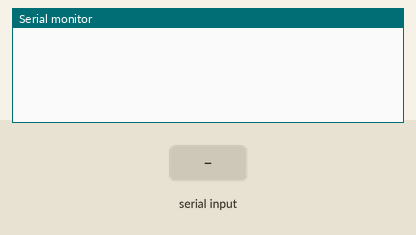
Recording of a program running on a simulated Arduino Uno, built for the host (arithmetic inside an expression is 32-bit, double 64-bit). Shown: the last lines printed to the serial monitor. The test bench sets the inputs (shaded band). EEPROM starts erased.

Above: at 1.2 s.
1.3 s: "SSID\n" received over Serial
At 1.8 s:
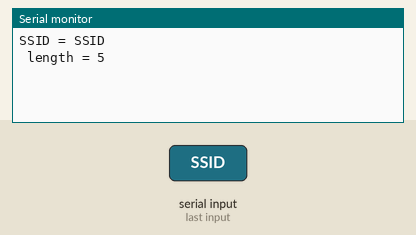
2.8 s: "Password\n" received over Serial
At 4.0 s:
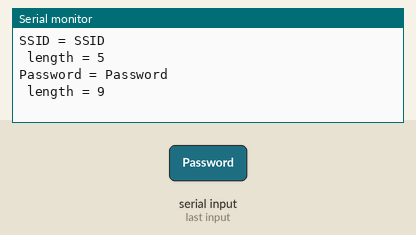
4.3 s: "PageID\n" received over Serial
At 5.3 s:
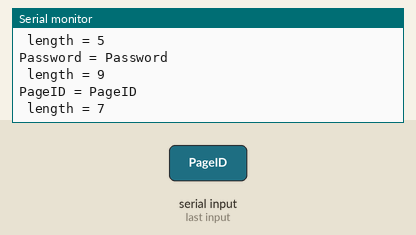

The program:

main.cpp
```cpp
#include <Arduino.h>
#include <EEPROM.h>

String Input;
String Output;
String Password;
String SSID;
String PageID;

int writeStringToEEPROM(int addrOffset, const String &strToWrite)
{
  byte len = strToWrite.length();
  EEPROM.write(addrOffset, len);

  for (int i = 0; i < len; i++)
  {
    EEPROM.write(addrOffset + 1 + i, strToWrite[i]);
  }
  EEPROM.commit();
  return addrOffset + 1 + len;
}

int readStringFromEEPROM(int addrOffset, String *strToRead)
{
  int newStrLen = EEPROM.read(addrOffset);
  char data[newStrLen + 1];

  for (int i = 0; i < newStrLen; i++)
  {
    data[i] = EEPROM.read(addrOffset + 1 + i);
  }
  data[newStrLen] = '\0'; // !!! NOTE !!! Remove the space between the slash "/" and "0" (I've added a space because otherwise there is a display bug)

  *strToRead = String(data);
  return addrOffset + 1 + newStrLen;
}
void store_data();

void setup() {
    Serial.begin(9600);
    EEPROM.begin(150);
}
void loop() {
    if(Serial.available() == 0){
      store_data();
    }
}

void store_data(){
  Input = Serial.readStringUntil('\n');
  for(int i = 0;i<Input.length();i++){
      if (Input[i] == '=' || Input[i] == ' ') {
          break;
      }
      else{
          Output+=Input[i];
      }
  }
  if (Output == "SSID") {
      int a = Input.indexOf("\"");
      Input.remove(0,a+1);
      a = Input.indexOf("\"");
      Input.remove(a);
      SSID = Input;
      int Offset = writeStringToEEPROM(0, SSID);  // 50 bytes
      Serial.println("SSID = " + SSID + "\n length = " + Offset);
  }
  else if(Output == "Password"){
      int a = Input.indexOf("\"");
      Input.remove(0,a+1);
      a = Input.indexOf("\"");
      Input.remove(a);
      Password = Input;
      int Offset = writeStringToEEPROM(50, Password); // 50 bytes
      Serial.println("Password = " + Password + "\n length = " + int(Offset - 50));
  }
  else if(Output == "PageID"){
      int a = Input.indexOf("\"");
      Input.remove(0,a+1);
      a = Input.indexOf("\"");
      Input.remove(a);
      PageID = Input;
      int Offset = writeStringToEEPROM(100, PageID);  // 50 bytes
      Serial.println("PageID = " + PageID + "\n length = " + int(Offset - 100));
  }
  Output.clear();
}
```

Measured:
- after the input at 1.3 s, the serial monitor: prints a new line at once (image 1)
- after the input at 2.8 s, the serial monitor: prints a new line at once (image 2)
- after the input at 4.3 s, the serial monitor: prints a new line at once (image 3)
